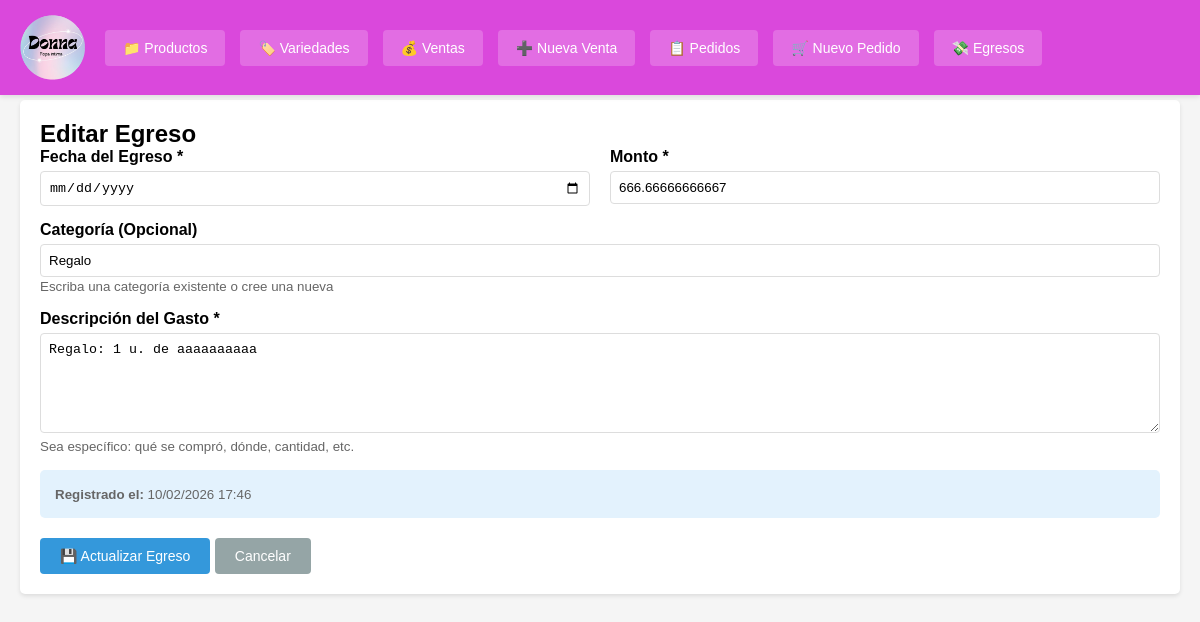
Page /index.php?c=egreso&a=editar&id=3 on the committed database.
### tables this page shows
CREATE TABLE egresos (
            id INTEGER PRIMARY KEY AUTOINCREMENT,
            fecha DATE NOT NULL,
            monto DECIMAL(10,2) NOT NULL,
            descripcion TEXT NOT NULL,
            categoria VARCHAR(100),
            fecha_creacion DATETIME DEFAULT CURRENT_TIMESTAMP
        );

### controllers/EgresoController.php (called while the page is built, shortened)
<?php
class EgresoController {
    private $egresoModel;
    public function __construct() {
        $this->egresoModel = new Egreso();
    }
    public function editar($id) {
        $egreso = $this->egresoModel->getById($id);
        $categorias = $this->egresoModel->getCategorias();
        $this->render('egresos/editar', [
            'egreso' => $egreso,
            'categorias' => $categorias
        ]);
    }
    private function render($view, $data = []) {
        extract($data);
        require BASE_PATH . '/views/' . $view . '.php';
        require BASE_PATH . '/views/layout.php';
    }
}
?>

### config/database.php (called while the page is built, shortened)
<?php
class Database {
    private static $instance = null;
    private $conn;
    private function __construct() {
        try {
            $this->conn = new PDO('sqlite:' . DB_PATH);
            $this->conn->setAttribute(PDO::ATTR_ERRMODE, PDO::ERRMODE_EXCEPTION);
            $this->conn->setAttribute(PDO::ATTR_DEFAULT_FETCH_MODE, PDO::FETCH_ASSOC);
        } catch(PDOException $e) {
            die("Error de conexión: " . $e->getMessage());
        }
    }
    public static function getInstance() {
        if (self::$instance === null) {
            self::$instance = new self();
        }
        return self::$instance;
    }
    public function getConnection() {
        return $this->conn;
    }
}
?>

### models/Egreso.php (called while the page is built, shortened)
<?php
class Egreso {
    private $db;
    public function __construct() {
        $this->db = Database::getInstance()->getConnection();
    }
    public function getById($id) {
        $stmt = $this->db->prepare("SELECT * FROM egresos WHERE id = ?");
        $stmt->execute([$id]);
        return $stmt->fetch();
    }
}
?>

### views/egresos/editar.php (the view, shortened to what this page needs)
<h2>Editar Egreso</h2>
<form method="POST" action="index.php?c=egreso&a=editar&id=<?= $egreso['id'] ?>">
    <div class="grid-2">
        <div class="form-group">
            <label for="fecha">Fecha del Egreso *</label>
            <input type="date" id="fecha" name="fecha" required value="<?= $egreso['fecha'] ?>">
        </div>
        <div class="form-group">
            <label for="monto">Monto *</label>
            <input type="number" id="monto" name="monto" step="0.01" min="0" required value="<?= $egreso['monto'] ?>">
        </div>
    </div>
    <div class="form-group">
        <label for="categoria">Categoría (Opcional)</label>
        <input type="text" id="categoria" name="categoria" list="categorias_list" value="<?= htmlspecialchars($egreso['categoria'] ?? '') ?>" placeholder="Ej: Compras, Servicios, Impuestos...">
        <small style="color: #666;">Escriba una categoría existente o cree una nueva</small>
    </div>
    <div class="form-group">
        <label for="descripcion">Descripción del Gasto *</label>
        <textarea id="descripcion" name="descripcion" rows="4" required><?= htmlspecialchars($egreso['descripcion']) ?></textarea>
        <small style="color: #666;">Sea específico: qué se compró, dónde, cantidad, etc.</small>
    </div>
    <div class="card" style="background: #e3f2fd; margin-top: 10px;">
        <small style="color: #666;">
            <strong>Registrado el:</strong> <?= date('d/m/Y H:i', strtotime($egreso['fecha_creacion'])) ?>
        </small>
    </div>
    <div class="form-actions">
        <button type="submit" class="btn btn-primary">💾 Actualizar Egreso</button>
        <a href="index.php?c=egreso&a=index" class="btn btn-secondary">Cancelar</a>
    </div>
</form>

### views/layout.php (style rules this page uses)
* { margin: 0; padding: 0; box-sizing: border-box; }
body { font-family: Arial, sans-serif; background: #f5f5f5; padding-top: 80px; }
.btn { display: inline-block; padding: 10px 20px; text-decoration: none; border-radius: 4px; cursor: pointer; border: none; font-size: 14px; }
.btn-primary { background: #3498db; color: white; }
.btn-secondary { background: #95a5a6; color: white; }
.form-group { margin-bottom: 15px; }
.form-group label { display: block; margin-bottom: 5px; font-weight: bold; }
.form-group input, .form-group textarea, .form-group select { width: 100%; padding: 8px; border: 1px solid #ddd; border-radius: 4px; }
.form-group textarea { min-height: 100px; }
.form-actions { margin-top: 20px; }
.grid-2 { display: grid; grid-template-columns: 1fr 1fr; gap: 20px; }
.card { background: #ecf0f1; padding: 15px; border-radius: 5px; margin-bottom: 15px; }

### rows in the picture
egresos: monto "666.66666666667", categoria "Regalo", descripcion "Regalo: 1 u. de aaaaaaaaaa", fecha_creacion "10/02/2026 17:46"
